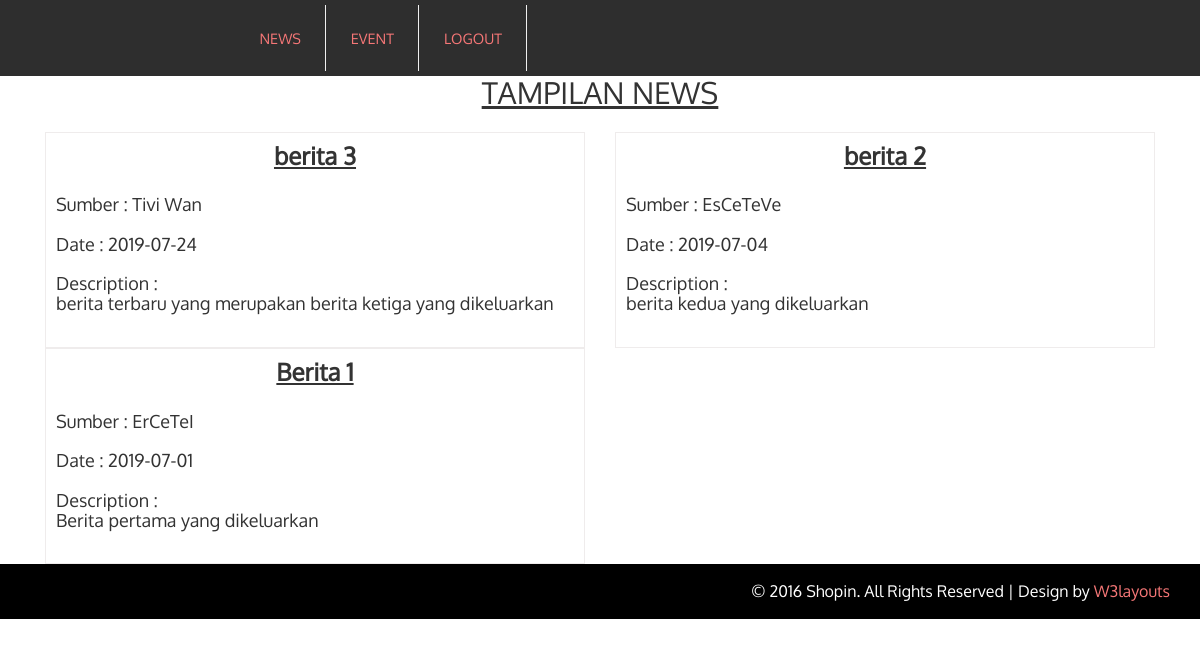
Screenshot of /News/index.php with the database file from the repository.
### tables this page shows
CREATE TABLE `news` (
  `news_id` int(11) NOT NULL,
  `news_title` varchar(255) NOT NULL,
  `news_sumber` varchar(255) NOT NULL,
  `news_date` date NOT NULL,
  `news_description` text NOT NULL
);

### News/index.php (the view, shortened to what this page needs)
<?php
  $link = mysqli_connect("127.0.0.1", "root", "", "db_test");
?>
<!DOCTYPE html>
<html>
<head>
	<link href="css/bootstrap.css" rel="stylesheet" type="text/css" media="all" />
	<link href="css/style.css" rel="stylesheet" type="text/css" media="all" />
</head>
<body>
<div class="header-top">
	<div class="container">
		<div class="col-sm-5 col-md-offset-2  header-login">
	        <ul class="nav navbar-nav nav_1">
            <li><a href="index.php">NEWS</a></li>
	          <li><a href="event.php">EVENT</a></li>
    				<li><a href="../index.php">LOGOUT</a></li>
	        </ul>
	    </div>
	</div>
</div>
<div id="event">
  <div class="services">
    <div class="container">
      <div class="w3layouts_header">
        <h2 align="center"><u>TAMPILAN NEWS</u></h2>
        <br>
      </div>
      <div class="w3_services_grids">
        <form action="" method="POST">
        <?php
        $query = mysqli_query($link, "SELECT * FROM news ORDER BY news_id desc");
        while($res = mysqli_fetch_array($query)) { ?>
        <div class="col-md-6 item-grid simpleCart_shelfItem">
          <div class="mid-pop">
            <h3><p align="center"><b><u><?php  echo $res['news_title']; ?></u></b></p><br></h3>
            <h4>
            	Sumber : <?php echo $res['news_sumber']; ?><br><br>
                Date : <?php echo $res['news_date']; ?><br><br>
                Description : <br><?php echo $res['news_description']; ?>
              </h4>
              <br>
            </div>
        </div>
          <?php }?>
        </form>
      </div>
    </div>
  </div>
</div>
<div class="footer">
	<div class="footer-bottom">
		<div class="container">
			<p class="footer-class">&copy; 2016 Shopin. All Rights Reserved | Design by  <a href="http://w3layouts.com/" target="_blank">W3layouts</a> </p>
			<div class="clearfix"> </div>
		</div>
	</div>
</div>
</body>
</html>

### News/css/style.css (style rules this page uses)
html,body { background:#fff; font-size: 100%; font-family:'Oxygen-Regular'; }
body a { transition: 0.5s all; -webkit-transition: 0.5s all; -o-transition: 0.5s all; -moz-transition: 0.5s all; -ms-transition: 0.5s all; }
ul { padding: 0; margin: 0; }
h1,h2,h3,h4,h5,h6,label,p { margin:0; }
.header-login ul li,.header-social ul li { display:inline-block; }
.header-login ul li a { display:inline-block; text-decoration:none; color: #F67777; font-size:0.8em; margin: 0 0.5em; }
.header-top { background-color: #2E2E2E; padding: 0.3em 0; }
ul.nav_1 li a { font-size: 0.9em; padding: 1.6em; }
ul.nav_1 li { border-right:1px solid #EFEFEF; }
.mid-pop { position:relative; border: 1px solid #EFECEC; padding: 10px; }
.footer-bottom { background:#000; padding:1em 0; }
.footer-class { color:#fff; font-size:1em; float:right; }
.footer-class a { color:#F67777; text-decoration:none; }
@media (max-width:1220px) { ul.nav_1 li a { padding: 1.6em 1.2em; } }

### rows the page displays
news: news_title "berita 3", news_sumber "Tivi Wan", news_date "2019-07-24", news_description "berita terbaru yang merupakan berita ketiga yang dikeluarkan"
news: news_title "berita 2", news_sumber "EsCeTeVe", news_date "2019-07-04", news_description "berita kedua yang dikeluarkan"
news: news_title "Berita 1", news_sumber "ErCeTeI", news_date "2019-07-01", news_description "Berita pertama yang dikeluarkan"
